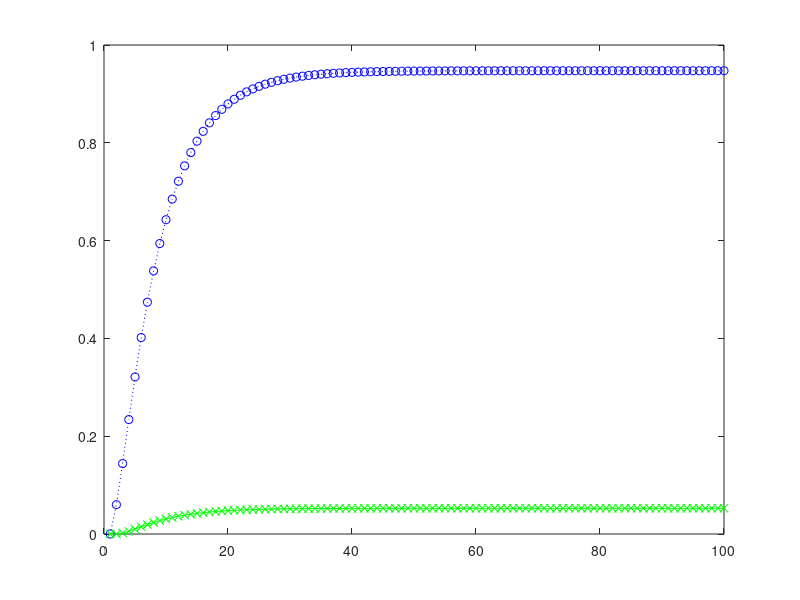

This chart was generated by the following MATLAB code:
%% PL3 ex6

%% a

T = zeros(5)

e1= 1; e2= 2, e3= 4; e4= 3; e5= 5

% linha <- coluna
T(e1,e1) = 0.8
T(e2,e1) = 0.2

T(e2,e2) = 0.6
T(e4,e2) = 0.3
T(e3,e2) = 0.1

T(e4,e4) = 1

T(e1,e3) = 0.3
T(e2,e3) = 0.2
T(e3,e3) = 0.4
T(e5,e3) = 0.1

T(e5,e5) = 1

%% b, c

v0 = [1 0 0 0 0]'

for n = 1:100
    
    vn = T^n * v0
    p2(n) = vn(e2)
    p3(n) = vn(e4)
    p5(n) = vn(e5)
end

%plot(1:100, p2, 'bo:')

plot(1:100, p3, 'bo:', 1:100, p5, 'gx-')

%% d

Tcan = T
num_estados_transientes = 3

Q = T(1:num_estados_transientes, 1:num_estados_transientes)

%% e

% F = (I-Q)^-1

F = inv(eye(3)- Q)

%% f

sum(F)

%% g

R=Tcan(num_estados_transientes+1:end, 1:num_estados_transientes)

B = R*F
B
[p3(end) p5(end)]